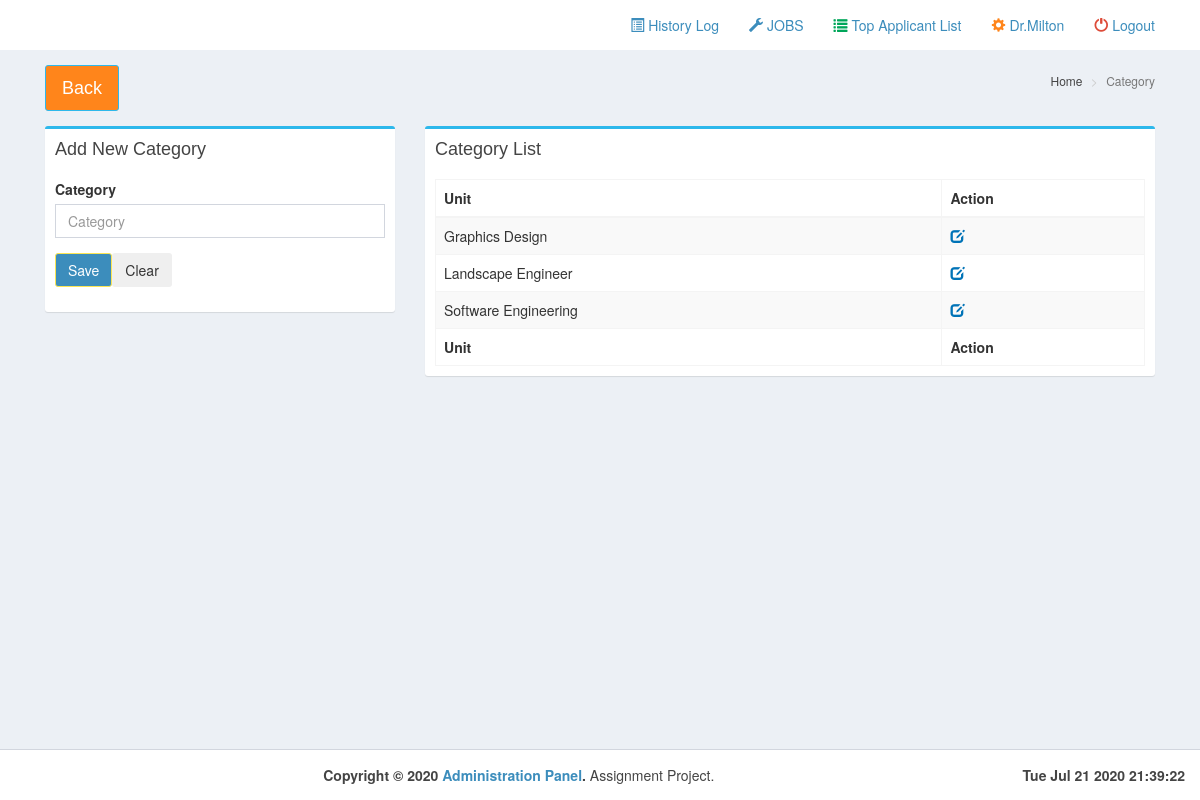
The app's page /pages/category.php (signed in) with its own data.
### tables this page shows
CREATE TABLE `category` (
  `cat_id` int(11) NOT NULL,
  `cat_name` varchar(30) NOT NULL,
  `itemdesc` longtext NOT NULL,
  `status` varchar(255) NOT NULL
);

### pages/category.php (the view, shortened to what this page needs)
<!DOCTYPE html>
<html>
  <head>
    <link rel="stylesheet" href="../bootstrap/css/bootstrap.min.css">
    <link rel="stylesheet" href="../plugins/datatables/dataTables.bootstrap.css">
    <link rel="stylesheet" href="../dist/css/AdminLTE.min.css">
    <link rel="stylesheet" href="../dist/css/skins/_all-skins.min.css">
 </head>
  <body class="hold-transition skin-<?php echo $_SESSION['skin'];?> layout-top-nav">
    <div class="wrapper">
      <?php include('../dist/includes/header.php');
      include('../dist/includes/dbcon.php');
      ?>
      <div class="content-wrapper">
        <div class="container">
          <section class="content-header">
            <h1>
              <a class="btn btn-lg btn-warning" href="home.php">Back</a>
            </h1>
            <ol class="breadcrumb">
              <li><a href="#"><i class="fa fa-dashboard"></i> Home</a></li>
              <li class="active">Category</li>
            </ol>
          </section>
          <section class="content">
            <div class="row">
	      <div class="col-md-4">
              <div class="box box-primary">
                <div class="box-header">
                  <h3 class="box-title">Add New Category</h3>
                </div>
                <div class="box-body">
                  <form method="post" action="cat_add.php" enctype="multipart/form-data">
                  <div class="form-group">
                    <label for="date">Category</label>
                    <div class="input-group col-md-12">
                      <input type="text" class="form-control pull-right" id="date" name="category" placeholder="Category" required>
                    </div>
                  </div>
                  <div class="form-group">
                    <div class="input-group">
                      <button class="btn btn-primary" id="daterange-btn" name="">
                        Save
                      </button>
					  <button class="btn" id="daterange-btn">
                        Clear
                      </button>
                    </div>
                  </div>
				</form>
                </div>
              </div>
            </div>
            <div class="col-xs-8">
              <div class="box box-primary">
                <div class="box-header">
                  <h3 class="box-title">Category List</h3>
                </div>
                <div class="box-body">
                  <table id="example1" class="table table-bordered table-striped">
                    <thead>
                      <tr>
			<th>Unit</th>
			<th>Action</th>
                      </tr>
                    </thead>
                    <tbody>
<?php
		$query=mysqli_query($con,"select * from category order by cat_name")or die(mysqli_error());
		while($row=mysqli_fetch_array($query)){
?>
                      <tr>
                        <td><?php echo $row['cat_name'];?></td>
                        <td>
				<a href="#updateordinance<?php echo $row['cat_id'];?>" data-target="#updateordinance<?php echo $row['cat_id'];?>" data-toggle="modal" style="color:#fff;" class="small-box-footer"><i class="glyphicon glyphicon-edit text-blue"></i></a>
						</td>
                      </tr>
<?php }?>
                    </tbody>
                    <tfoot>
                      <tr>
                        <th>Unit</th>
			<th>Action</th>
                      </tr>
                    </tfoot>
                  </table>
                </div>
            </div>
          </div>
          </section>
        </div>
      </div>
      <?php include('../dist/includes/footer.php');?>
    </div>
  </body>
</html>

### records on screen
category: cat_name "Graphics Design"
category: cat_name "Landscape Engineer"
category: cat_name "Software Engineering"

### other values on screen
$_SESSION['name'] "Dr.Milton"
